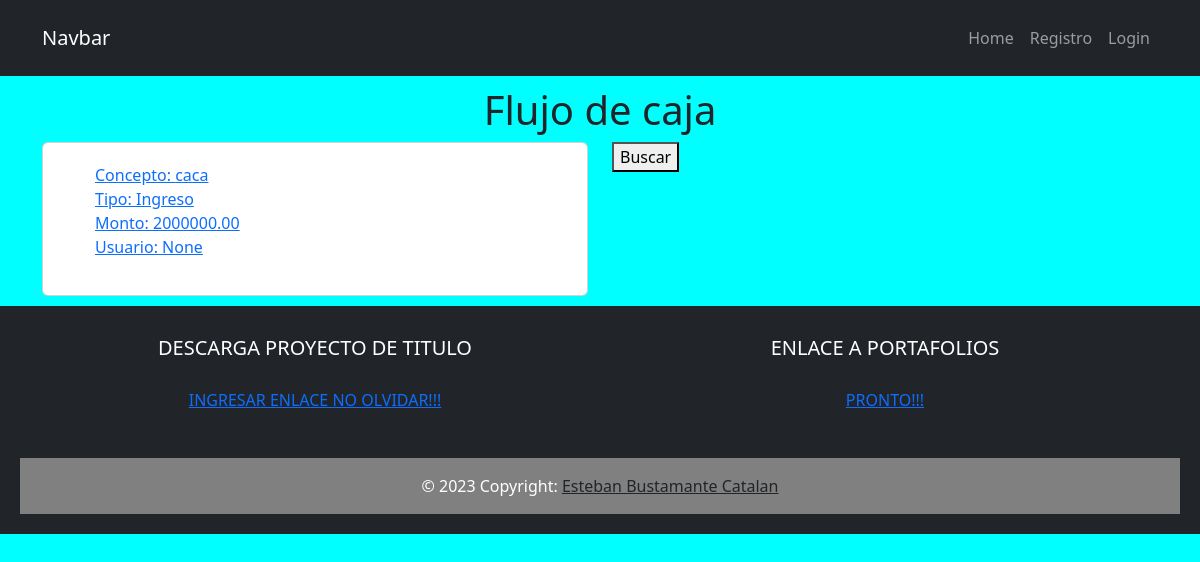
/caja/detalle/11/, run on the app's committed database.
### inventario/models.py (models this page shows, shortened)
class FlujoCaja(models.Model):
    fecha = models.DateField(default=timezone.now)
    concepto = models.CharField(max_length=255)
    tipo_transaccion = models.CharField(
        max_length=10,
        choices=[('Ingreso', 'Ingreso'), ('Egreso', 'Egreso')]
    )
    monto = models.DecimalField(max_digits=10, decimal_places=2)
    saldo_actual = models.DecimalField(
        max_digits=10, decimal_places=2, blank=True, null=True)
    usuario = models.ForeignKey(User, on_delete=models.CASCADE, null=True, blank=True)

### inventario/views.py (the view)
# urls.py: path('caja/detalle/<int:caja_id>/', views.detalle_caja, name='detalle_caja'),
def detalle_caja(request, caja_id):
    flujo_de_caja = FlujoCaja.objects.get(id=caja_id)
    return render(request,'detalle_caja.html', {'flujo_de_caja': flujo_de_caja})

### inventario/templates/detalle_caja.html (shortened to what this page needs)
{% extends 'base.html' %} {% block content%}
<div class="container">
    <h1>Flujo de caja</h1>
    <div class="row">
        <div class="col">
            <div class="card">
                <a href="{% url 'detalle_caja' flujo_de_caja.id %}">
                    <ul>
                        <li>Concepto: {{flujo_de_caja.concepto}}</li>
                        <li>Tipo: {{flujo_de_caja.tipo_transaccion}}</li>
                        <li>Monto: {{flujo_de_caja.monto}}</li>
                        <li>Usuario: {{flujo_de_caja.usuario}}</li>
                    </ul>
                </a>
            </div>
        </div>
        <div class="col">
            <form method="POST" action="{% url 'crear_flujo_caja' %}">
                <button type="submit">Buscar</button>
            </form>
        </div>
    </div>
</div>
{% endblock %}

### static/css/base.css (style rules this page uses)
.body_BGC { background-color: aqua; }
h1 { text-align: center; }
.card { padding: 20px; }
.container { padding: 10px; }
ul { list-style-type: none; padding: 0; margin: 0; }

### data on the page
FlujoCaja: concepto "caca", tipo_transaccion "Ingreso", monto "2000000.00", usuario "None"
